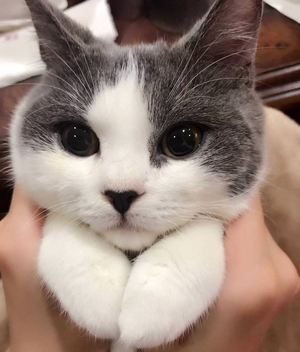
#> input picture 4 lab/source/cat-1.png, 300 x 352 px, found by its file name
$ python morphing.py
#> lines starting #> are read from the running program, lines starting #| are printed output that depends on the picture
import numpy as np
import cv2
import math

'''
1- 2 images must have the same size .

2- we get the coordianates of the left and right eyes and mouse
of 2 images

'''

# read image

img = cv2.imread(r"source\cat-1.png")
#> img is the input picture: shape (352, 300, 3); mean B, G, R 122.3, 132.6, 152.9
cv2.imshow("First", img)
cv2.waitKey(25)

img2 = cv2.imread(r"source\cat-3.png")
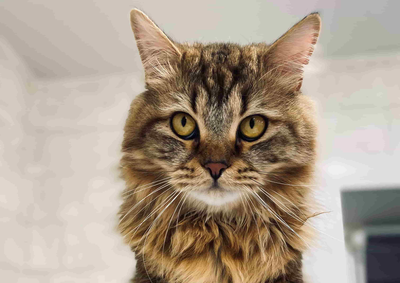
#> input picture 4 lab/source/cat-3.png, 400 x 283 px, found by its file name
#> img2 is the input picture: shape (283, 400, 3); mean B, G, R 142.4, 158.4, 173.2
cv2.imshow("Second", img2)
cv2.waitKey(25)

# lift , right eyes and mouse
pts1 = np.array([[80, 139], [179, 141], [121, 198]], np.float32)
# [129, 132], [181, 129], [152, 151]
pts2 = np.array([[182, 121], [253, 125], [215, 168]], np.float32)

pts11 = np.zeros((3, 2), np.float32)
pts22 = np.zeros((3, 2), np.float32)

dis = 100.0  # iterations
piece = 0.5 / dis

for i in range(0, int(dis)):

    for j in range(0, 3):
        disx = (pts1[j, 0] - pts2[j, 0]) * -1
        disy = (pts1[j, 1] - pts2[j, 1]) * -1

        # move of first image
        movex1 = (disx / dis) * (i + 1)
        movey1 = (disy / dis) * (i + 1)

        # move of second image
        movex2 = disx - movex1
        movey2 = disy - movey1

        pts11[j, 0] = pts1[j, 0] + movex1
        pts11[j, 1] = pts1[j, 1] + movey1

        pts22[j, 0] = pts2[j, 0] - movex2
        pts22[j, 1] = pts2[j, 1] - movey2

    mat1 = cv2.getAffineTransform(pts1, pts11)
    mat2 = cv2.getAffineTransform(pts2, pts22)

    dst1 = cv2.warpAffine(img, mat1, (img.shape[1], img.shape[0]), None, None, cv2.BORDER_REPLICATE)
    dst2 = cv2.warpAffine(img2, mat2, (img.shape[1], img.shape[0]), None, None, cv2.BORDER_REPLICATE)

    dst = cv2.addWeighted(dst1, 1 - (piece * (i)), dst2, piece * (i + 1), 0)

    cv2.imshow("Morphing", dst)
    cv2.waitKey(25)
#> this loop made 100 passes
#> pass 1, `dst1 = cv2.warpAffine(img, mat1, (img.shape[1], img.shape[0]), None, N..`:
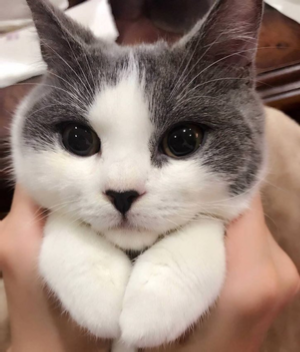
#> dst1: shape (352, 300, 3); mean B, G, R 122.1, 132.5, 152.8
#> pass 1, `dst2 = cv2.warpAffine(img2, mat2, (img.shape[1], img.shape[0]), None, ..`:
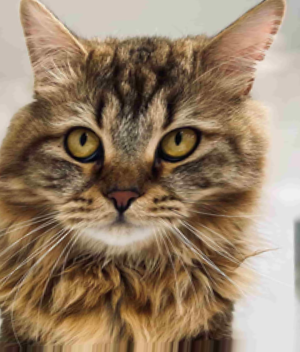
#> dst2: shape (352, 300, 3); mean B, G, R 104.9, 128.7, 150.7
#> pass 2, `dst1 = cv2.warpAffine(img, mat1, (img.shape[1], img.shape[0]), None, N..`:
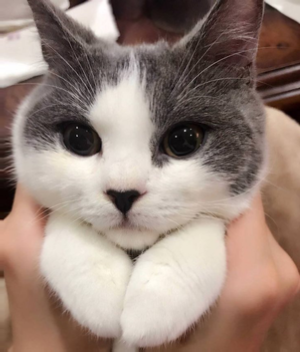
#> dst1: shape (352, 300, 3); mean B, G, R 122, 132.3, 152.7
#> after the loop:
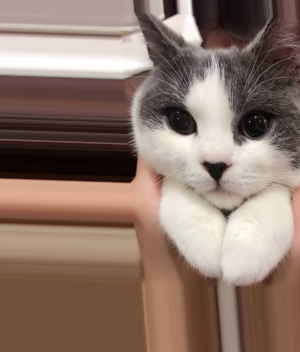
#> dst1: shape (352, 300, 3); mean B, G, R 106, 118, 141
#> after the loop, pts11 = [[182, 121], [253, 125], [215, 168]]; pts22 = [[182, 121], [253, 125], [215, 168]]

cv2.waitKey(0)
